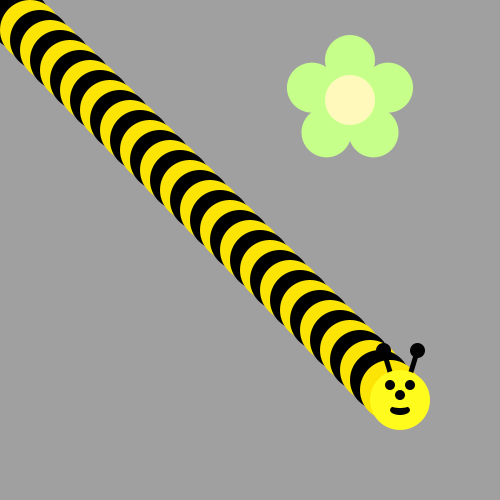
Frame 1 (no input)
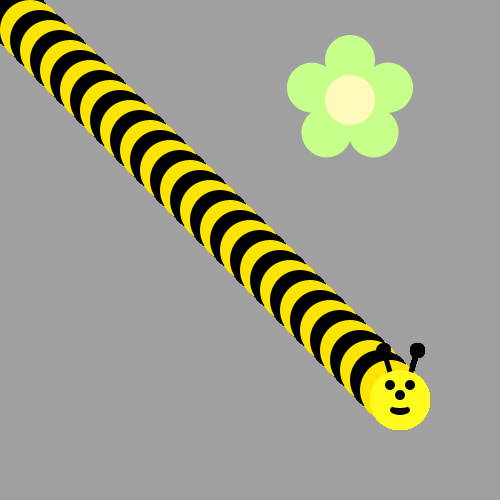
Frame 60 (the mouse pressed at the canvas centre just before this capture)
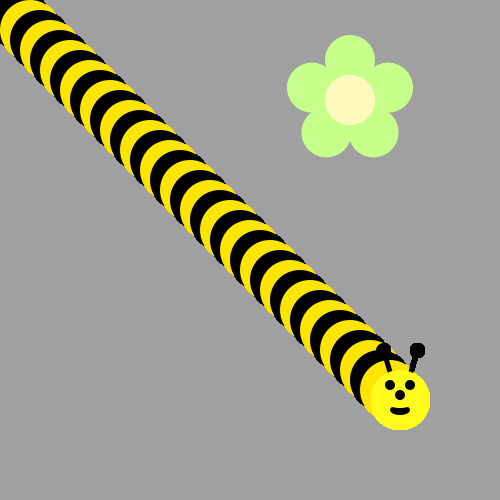
Frame 120 (the mouse held since frame 60 and released just before this capture)

The Processing sketch that drew these frames (run headless with seeded random() and noise(); from frame 60 on, the mouse is pressed at the canvas centre):

// Processing sketch: Bumblebee
// ── Bumblebee.pde
void draw() {
/*Use a loop to make a body for the Bee!
Then put his head on using drawBeeFace(x,y)
Use Modulo to make the colors alternate 
*/
for(int i = 0;i<40;i++){
 int coordinate=i*10; 
  if(i%2==0){
  fill(0,0,0);
  ellipse(coordinate,coordinate,60,60);
}
  else{
  fill(252,228,5);
  ellipse(coordinate,coordinate,60,60);  
}
}
drawBeeFace(400,400);
}

void drawFlower(int x, int y) {
     noStroke();
     translate(x, y);
     // draw 5 petals, rotating after each one
     fill(#c6ff89);      // green
      for (int i = 0; i < 5; i++) {
           ellipse(0, -40, 50, 50);
          rotate(radians(72));
     }
     fill(#fff9bb); // light yellow
     ellipse(0, 0, 50, 50);
} 
void drawBeeFace(int BeeFaceX, int BeeFaceY) {
     noStroke();
     fill(0, 0, 0);
     stroke(1);
     strokeWeight(5);
     line(BeeFaceX-10, BeeFaceY-27, BeeFaceX-17, BeeFaceY-50);
     line(BeeFaceX+10, BeeFaceY-27, BeeFaceX+17, BeeFaceY-50);
     ellipse(BeeFaceX-17, BeeFaceY-50, 10, 10);
     ellipse(BeeFaceX+17, BeeFaceY-50, 10, 10);
     noStroke();
     fill(255, 251, 28);
     ellipse(BeeFaceX, BeeFaceY, 60, 60); // face
     fill(255, 237, 209);
     fill(0,0,0);
      ellipse(BeeFaceX-10, BeeFaceY-15, 10, 10); // eyes
     ellipse(BeeFaceX+10, BeeFaceY-15, 10, 10);
      ellipse(BeeFaceX, BeeFaceY-5, 10, 10); // nose
      ellipse(BeeFaceX, BeeFaceY+10, 20, 10);// mouth
     fill(255, 251, 28);
     ellipse(BeeFaceX, BeeFaceY+5, 20, 6);
}

void setup() {
     ellipseMode(CENTER);
     size(500, 500);
     background(160, 160, 160);
      drawFlower(350, 100);
}
